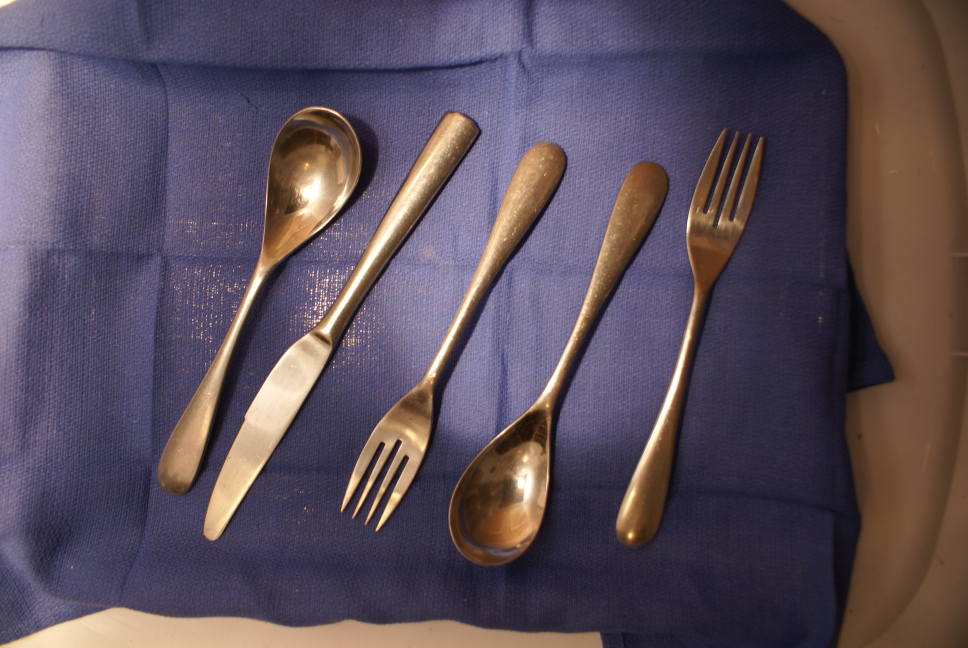
//> input picture Morphology/Data/Foreground/DSC02093.JPG, 3872 x 2592 px (shown at 1/4 size); its folder holds only this picture in this run
$ ./bg_sub ../../Data/Foreground/DSC02093.JPG   (built with g++ and OpenCV 4, older OpenCV classes emulated)
//> lines starting //> are read from the running program, lines starting //| are printed output that depends on the picture

//opencv
#include <opencv2/core/core.hpp>
#include <opencv2/highgui/highgui.hpp>
#include <opencv2/video/background_segm.hpp>
#include <opencv2/imgproc/types_c.h>
#include <opencv2/imgproc/imgproc.hpp>
//C
#include <stdio.h>
//C++
#include <iostream>
#include <sstream>
//Boost
#define BOOST_FILESYSTEM_NO_DEPRECATED
#include "boost/filesystem/operations.hpp"
#include "boost/filesystem/path.hpp"
#include "boost/progress.hpp"
namespace fs = boost::filesystem;

using namespace cv;
using namespace std;

//global variables
int keyboard;

//function declarations
void processImages(char* pathForground, char* pathBackground, vector<string> backgroundFileNames, string pathOut);
unsigned long listFiles(String targetPath, vector<string>& fileNames);

int main(int argc, char* argv[])
{

    //check for the input parameter correctness
    if(argc != 2) {
        cerr <<"Incorrect input list" << endl;
        cerr <<"exiting..." << endl;
        return EXIT_FAILURE;
    }

    string pathOut="/Users/donj/workspace/cs585/Morphology/Data/Output/";
    char pathForeground[256],pathBackground[256];
    strcpy(pathForeground, "/Users/donj/workspace/cs585/Morphology/Data/Foreground/");
    strcat(pathForeground, argv[1]);

    Mat im = imread(pathForeground);
//> im is the input picture: 2592 rows x 3872 cols, CV_8UC3; mean B, G, R 89.6, 77.5, 90.2
    Mat im_out;
    namedWindow("image1");
    namedWindow("image2");
    if (im.empty())
    {
        cout << "Cannot open image!" << endl;
        return -1;
    }
    //resize(im,im_out,Size(im.cols/3,im.rows/3),0,0,INTER_LINEAR);
    resize(im,im_out,Size(im.cols/3,im.rows/3));

    imshow("image1", im);
    imshow("image2", im_out);
    //waitKey(0);
    //return 0;

    //create GUI windows
    namedWindow("Foreground");
    namedWindow("FG Mask MOG");

    Mat in,out,final;
    in=imread(pathForeground);
    resize(in,final,Size((int)in.cols/3,(int)in.rows/3));
    imwrite(pathOut+"foregroundSmall.png",final);
    //imshow("Foreground", out);

    cvtColor(in,out,CV_BGR2XYZ);
//> out: 2592 rows x 3872 cols, CV_8UC3; mean of channels 0, 1, 2 81.1, 81.1, 96.1
    resize(out,final,Size(in.cols/3,in.rows/3));
//> final: 864 rows x 1290 cols, CV_8UC3; mean of channels 0, 1, 2 81.1, 81.1, 96.1
    imwrite(pathOut+"foregroundCIE2.png",final);
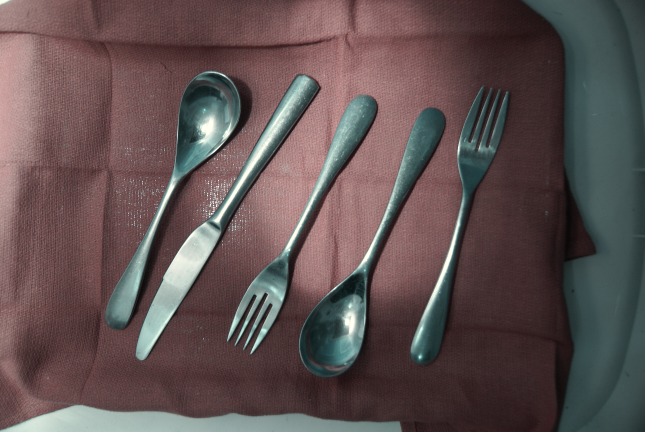
//> saved as foregroundCIE2.png: 864 rows x 1290 cols, CV_8UC3 (shown at 1/2 size); mean B, G, R 81.1, 81.1, 96.1

    cvtColor(in,out,CV_BGR2YCrCb);
//> out: 2592 rows x 3872 cols, CV_8UC3; mean of channels 0, 1, 2 82.7, 133.4, 131.9
    resize(out,final,Size(in.cols/3.1,in.rows/3.1));
//> final: 836 rows x 1249 cols, CV_8UC3; mean of channels 0, 1, 2 82.6, 133.3, 131.9
    imwrite(pathOut+"foregroundYCrCb.png",final);
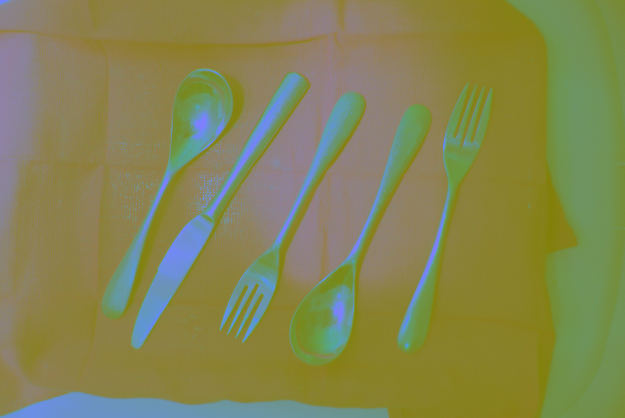
//> saved as foregroundYCrCb.png: 836 rows x 1249 cols, CV_8UC3 (shown at 1/2 size); mean B, G, R 82.6, 133.3, 131.9

    //keyboard = waitKey( 0 );
    return 0;
//> (the program exits here)

$ run again, on Morphology/Data/Foreground/DSC02100.JPG
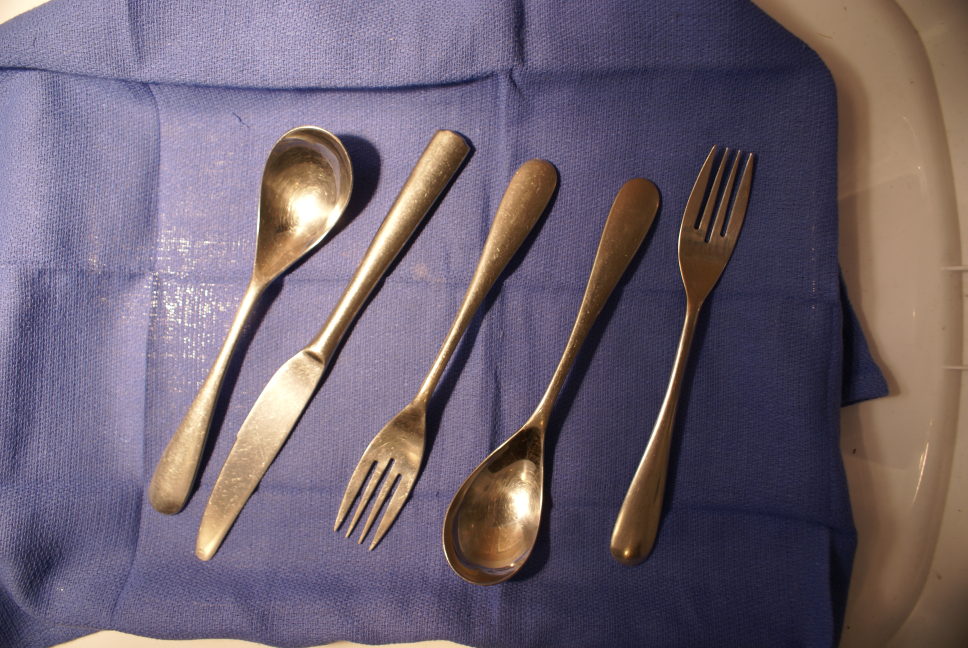
//> input picture Morphology/Data/Foreground/DSC02100.JPG, 3872 x 2592 px (shown at 1/4 size)
//> im is the input picture: 2592 rows x 3872 cols, CV_8UC3; mean B, G, R 111.1, 97.2, 109.5
//> `imwrite(pathOut+"foregroundCIE2.png",final);`:
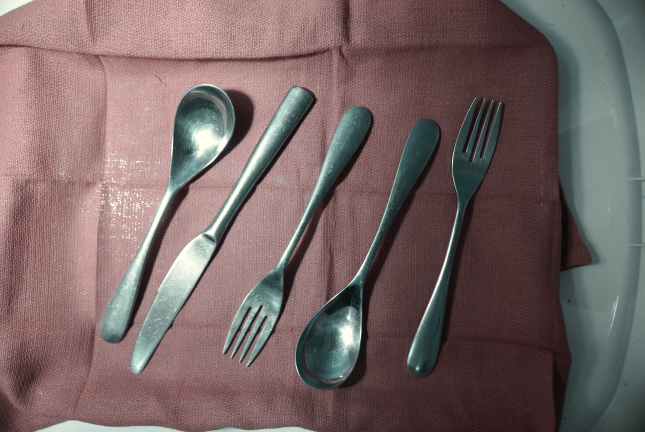
//> saved as foregroundCIE2.png: 864 rows x 1290 cols, CV_8UC3 (shown at 1/2 size); mean B, G, R 100, 100.8, 119.2
//> `imwrite(pathOut+"foregroundYCrCb.png",final);`:
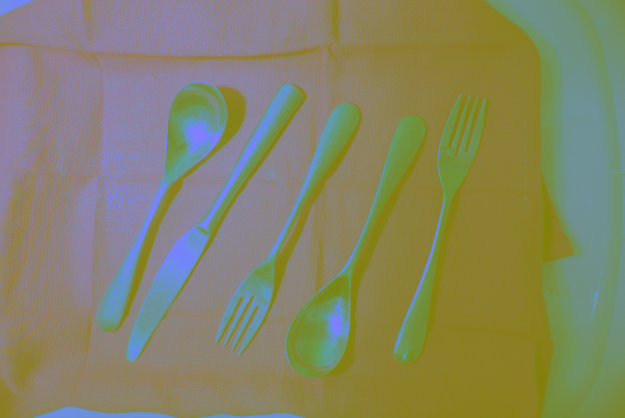
//> saved as foregroundYCrCb.png: 836 rows x 1249 cols, CV_8UC3 (shown at 1/2 size); mean B, G, R 102.3, 133, 132.8

$ run again, on Morphology/Data/Foreground/DSC02104.JPG
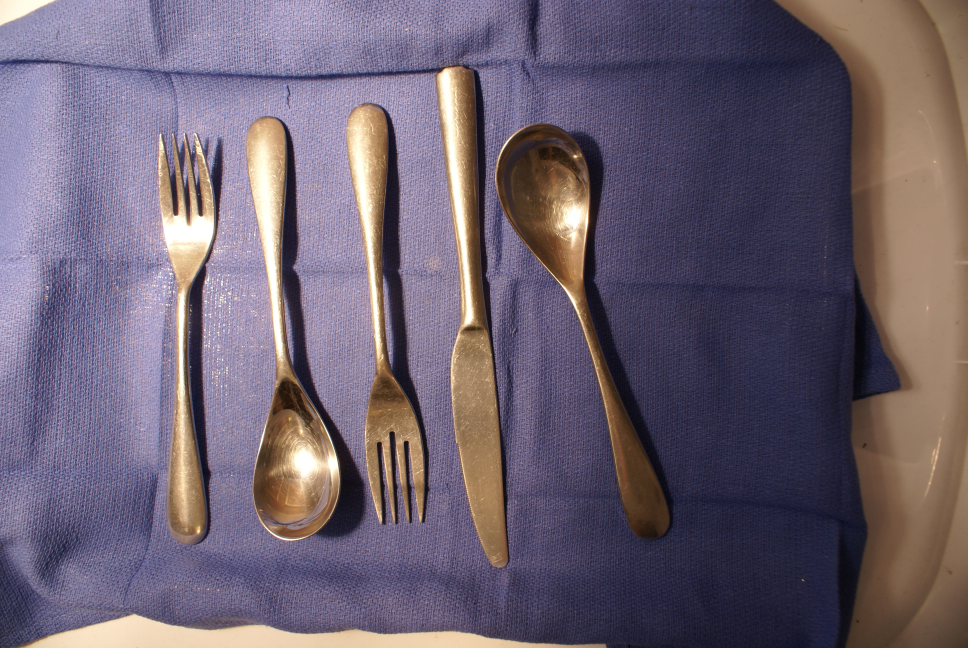
//> input picture Morphology/Data/Foreground/DSC02104.JPG, 3872 x 2592 px (shown at 1/4 size)
//> im is the input picture: 2592 rows x 3872 cols, CV_8UC3; mean B, G, R 112.2, 97.1, 108.8
//> `imwrite(pathOut+"foregroundCIE2.png",final);`:
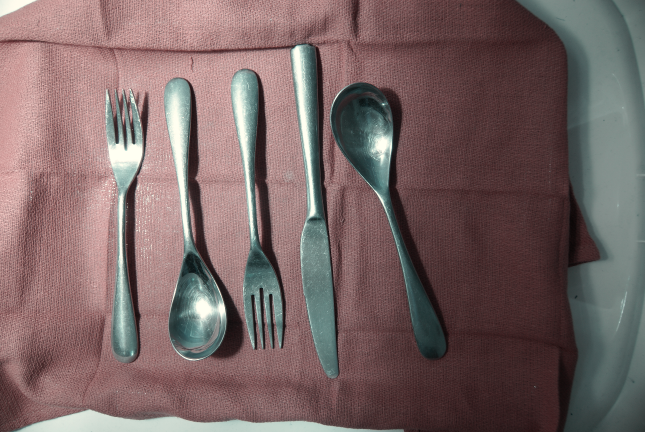
//> saved as foregroundCIE2.png: 864 rows x 1290 cols, CV_8UC3 (shown at 1/2 size); mean B, G, R 99.8, 100.7, 120.1
//> `imwrite(pathOut+"foregroundYCrCb.png",final);`:
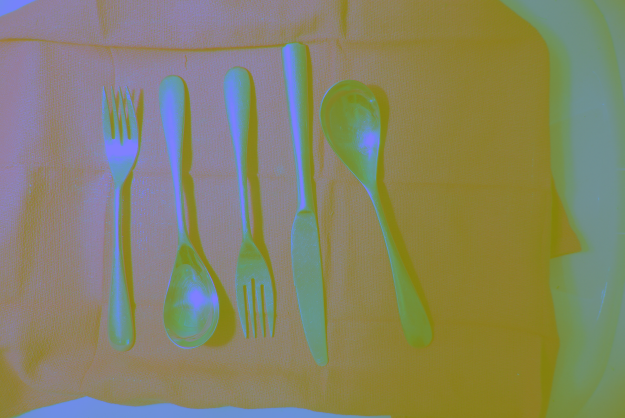
//> saved as foregroundYCrCb.png: 836 rows x 1249 cols, CV_8UC3 (shown at 1/2 size); mean B, G, R 102.2, 132.6, 133.5

$ run again, on Morphology/Data/Foreground/DSC02095.JPG
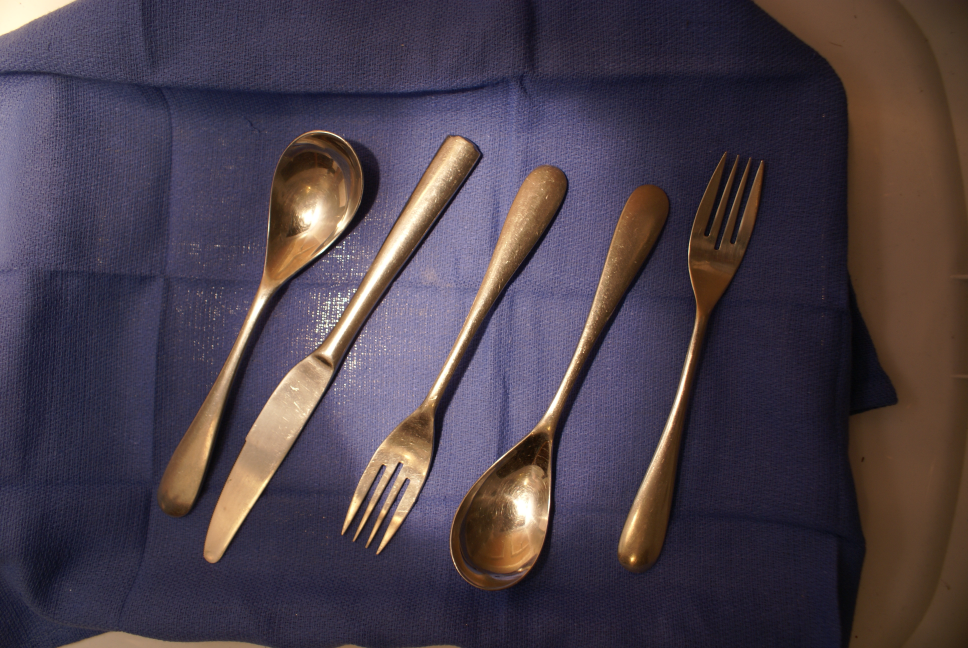
//> input picture Morphology/Data/Foreground/DSC02095.JPG, 3872 x 2592 px (shown at 1/4 size)
//> im is the input picture: 2592 rows x 3872 cols, CV_8UC3; mean B, G, R 73.8, 63.2, 73.9
//> `imwrite(pathOut+"foregroundCIE2.png",final);`:
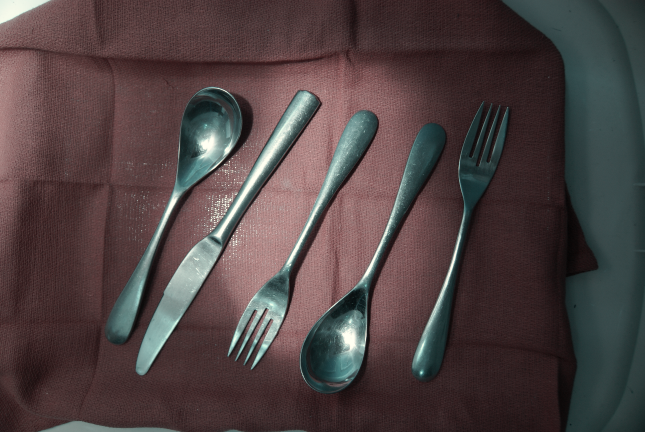
//> saved as foregroundCIE2.png: 864 rows x 1290 cols, CV_8UC3 (shown at 1/2 size); mean B, G, R 66.4, 66.3, 79.1
//> `imwrite(pathOut+"foregroundYCrCb.png",final);`:
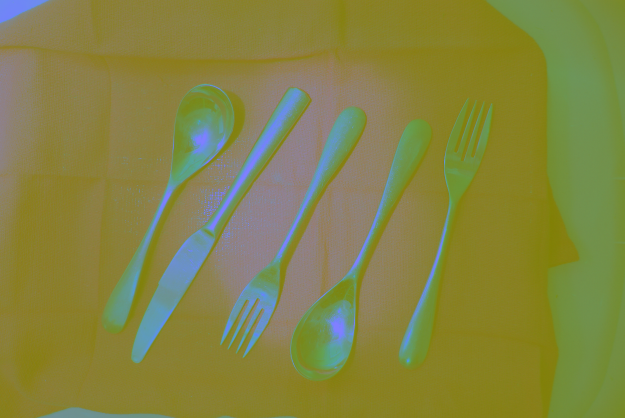
//> saved as foregroundYCrCb.png: 836 rows x 1249 cols, CV_8UC3 (shown at 1/2 size); mean B, G, R 67.5, 132.4, 131.5
